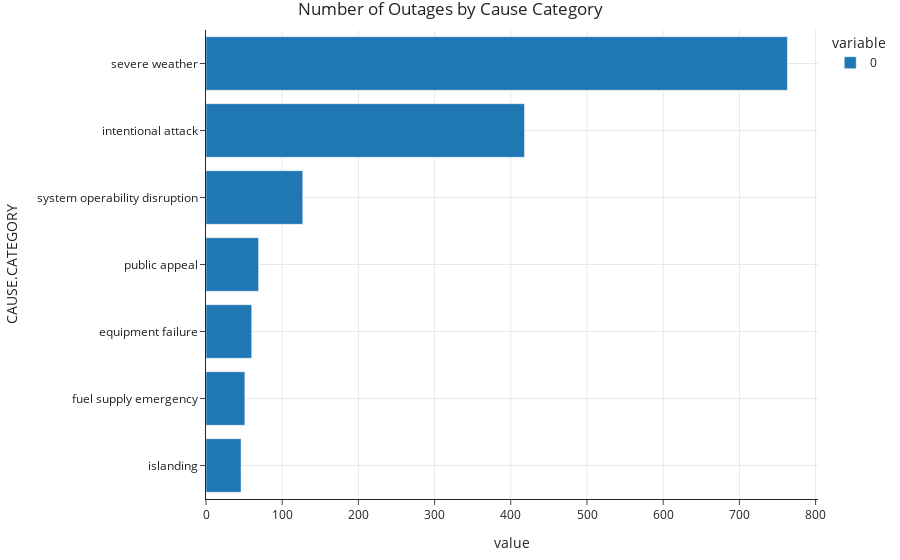
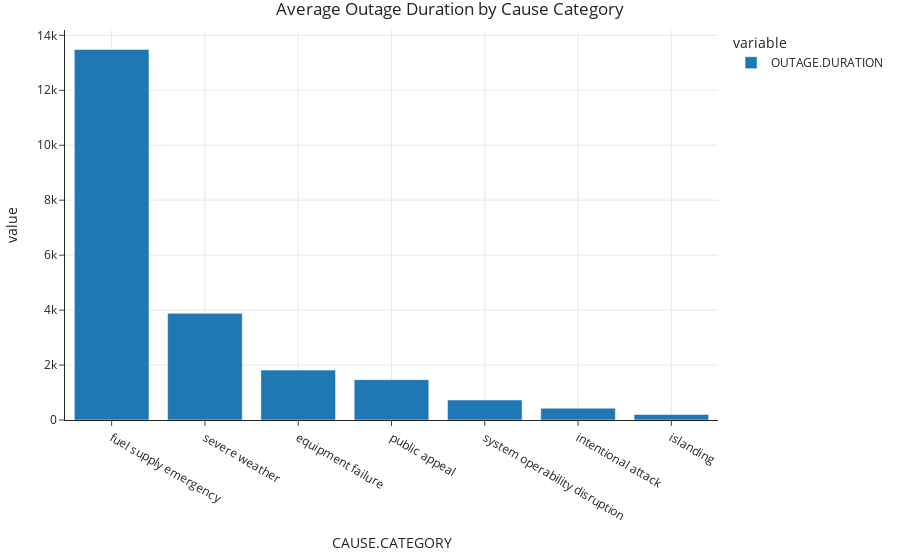

Write notebook code for charts like these, in order.
### Code cell
# Cause Analysis
by_cause = df_cleaned.groupby('CAUSE.CATEGORY', observed=True).size().sort_values(ascending=True)
by_cause.plot(kind='barh', title='Number of Outages by Cause Category').show()

# Average Outage Duration by Cause Category
avg_duration_by_cause = df_cleaned.groupby('CAUSE.CATEGORY', observed=True)['OUTAGE.DURATION'].mean().sort_values(ascending=False)
avg_duration_by_cause.plot(kind='bar', title='Average Outage Duration by Cause Category').show()

### Figure 1 — Plotly figure (JSON) as saved in the notebook; plotly's stock layout.template omitted (floating-point values rounded to 4 significant figures)
{"data": [{"alignmentgroup": "True", "hovertemplate": "variable=0<br>value=%{x}<br>CAUSE.CATEGORY=%{y}<extra></extra>", "legendgroup": "0", "marker": {"color": "#1F77B4", "pattern": {"shape": ""}}, "name": "0", "offsetgroup": "0", "orientation": "h", "showlegend": true, "textposition": "auto", "type": "bar", "x": [46, 51, 60, 69, 127, 418, 763], "xaxis": "x", "y": ["islanding", "fuel supply emergency", "equipment failure", "public appeal", "system operability disruption", "intentional attack", "severe weather"], "yaxis": "y"}], "layout": {"barmode": "relative", "legend": {"title": {"text": "variable"}, "tracegroupgap": 0}, "title": {"text": "Number of Outages by Cause Category"}, "xaxis": {"anchor": "y", "domain": [0, 1], "title": {"text": "value"}}, "yaxis": {"anchor": "x", "domain": [0, 1], "title": {"text": "CAUSE.CATEGORY"}}}}

### Figure 2 — Plotly figure (JSON) as saved in the notebook; plotly's stock layout.template omitted (floating-point values rounded to 4 significant figures)
{"data": [{"alignmentgroup": "True", "hovertemplate": "variable=OUTAGE.DURATION<br>CAUSE.CATEGORY=%{x}<br>value=%{y}<extra></extra>", "legendgroup": "OUTAGE.DURATION", "marker": {"color": "#1F77B4", "pattern": {"shape": ""}}, "name": "OUTAGE.DURATION", "offsetgroup": "OUTAGE.DURATION", "orientation": "v", "showlegend": true, "textposition": "auto", "type": "bar", "x": ["fuel supply emergency", "severe weather", "equipment failure", "public appeal", "system operability disruption", "intentional attack", "islanding"], "xaxis": "x", "y": [13480.0, 3884.0, 1817.0, 1468.0, 728.9, 430.0, 200.5], "yaxis": "y"}], "layout": {"barmode": "relative", "legend": {"title": {"text": "variable"}, "tracegroupgap": 0}, "title": {"text": "Average Outage Duration by Cause Category"}, "xaxis": {"anchor": "y", "domain": [0, 1], "title": {"text": "CAUSE.CATEGORY"}}, "yaxis": {"anchor": "x", "domain": [0, 1], "title": {"text": "value"}}}}
